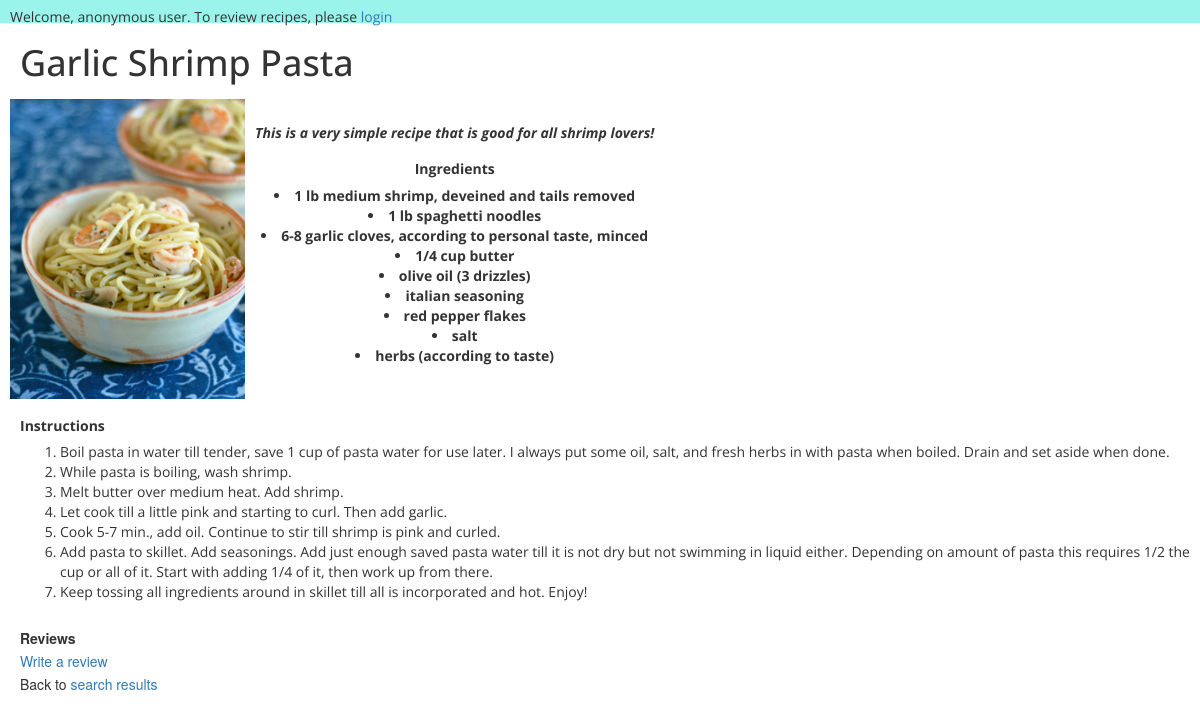
The page /main/recipes/2 on the database its author committed.
### recipes/models.py (models this page shows, shortened)
class Recipe(models.Model):
	APPETIZER = "AT"
	MAIN = "MN"
	DESSERT = "DS"
	MEAL_CHOICES = ((MAIN, "Main"), (DESSERT, "Dessert"), (APPETIZER, "Appetizer"))
	name = models.CharField(max_length=100, blank=False)
	image = models.ImageField(blank=False, default="http://ba3d96e768581514f6ec-e6b856593874a8f38a8aa2d89e1f03ce.r54.cf2.rackcdn.com/default_food_large.jpg")
	description = models.CharField(max_length=800, blank=False, default="")
	ingredients = models.CharField(max_length=800, blank=False, default="")
	time = models.IntegerField(default=0, validators=[MaxValueValidator(600), MinValueValidator(0)])
	meal = models.CharField(max_length=2, choices=MEAL_CHOICES, default=MAIN)
	def get_ingredients(self):
		return self.ingredients.split("**")

class RecipeInstruction(models.Model):
	recipe = models.ForeignKey(Recipe)
	step = models.IntegerField(default=0, validators=[MaxValueValidator(20), MinValueValidator(1)])
	instruction = models.CharField(max_length=1000, blank=False, default="")
	def get_instruction(self):
		return "{}".format(self.instruction)

### recipes/views.py (the view)
# urls.py: url(r'^recipes/(?P<id>\d+)$', details_view, name='details'),
def details_view(request, id):
    recipe = get_object_or_404(Recipe, id=id)
    return render(request, "recipes/details.html", {'recipe':recipe})

### recipes/templates/recipes/details.html (shortened to what this page needs)
{% extends "base.html" %}
{% load staticfiles %}
    {% block main %}
    <section class="details">
        <p><h1 class="recipename">{{ recipe.name }}</h1></p>
       <table id="display">
       <tr>
       <th class="image">
        {% if recipe.image.url.width > recipe.image.url.height %}
            <img src="{{ recipe.image.url }}" width=300>
        {% else %}
            <img src="{{ recipe.image.url }}" height=300>
        {% endif %}
        </th>
        <th><i><p class="description">{{ recipe.description }}</i>
        <br>
        <br>
        <div class="ingredients">
        <center><p><b>Ingredients</b></center>
        {% for ingredient in recipe.get_ingredients %}
            <center><li class="ingredient">{{ ingredient }}</li></center>
        {% endfor %}
        </th>
        </table>
        <br>
        <div class="instructions">
        <b><p>Instructions</b>
        <ol>
        {% for instruction in recipe.recipeinstruction_set.all %}
            <li>{{ instruction.get_instruction }}</li>
        {% endfor %}
        </ol>
        </div>
        <br>
        <div class="review"><b><p>Reviews</b>
        <br>
        <p><a href="{% url 'review' recipe.id %}">Write a review</a>
        <p>Back to <a href="{% url 'index' %}">search results</a></div>
    </section>
    {% endblock main %}

### recipes/static/main.css (style rules this page uses)
html, body { background-image: url("http://www.publicdomainpictures.net/pictures/60000/velka/quatrefoil-pattern-background-blue.jpg"); font-family: 'Open Sans', sans-serif; color: #555f77; -webkit-font-smoothing: antialiased; }
p { line-height: 1.3125rem; }
.image { padding-top: 0.625rem; display: table-cell; width: 3.5rem; }
.recipename { font-family: 'Open Sans', sans-serif; }
h1 { padding-left: 2rem; }
#display .image { padding-left: 1rem; }
#display .description { padding-left: 1rem; font-family: 'Open Sans', sans-serif; }
#display .ingredients { padding-left: 1rem; font-family: 'Open Sans', sans-serif; }
.instructions { padding-left: 2rem; font-family: 'Open Sans', sans-serif; }
.review { padding-left: 2rem; }

### rows shown on the page
Recipe: name "Garlic Shrimp Pasta", image (picture), description "This is a very simple recipe that is good for all shrimp lovers!"
RecipeInstruction: get_instruction "Boil pasta in water till tender, save 1 cup of pasta water for use later. I always put some oil, salt, and fresh herbs in with pasta when boiled. Drain and set aside when done."
RecipeInstruction: get_instruction "While pasta is boiling, wash shrimp."
RecipeInstruction: get_instruction "Melt butter over medium heat. Add shrimp."
RecipeInstruction: get_instruction "Let cook till a little pink and starting to curl. Then add garlic."
RecipeInstruction: get_instruction "Cook 5-7 min., add oil. Continue to stir till shrimp is pink and curled."
RecipeInstruction: get_instruction "Add pasta to skillet. Add seasonings. Add just enough saved pasta water till it is not dry but not swimming in liquid either. Depending on amount of pasta this requires 1/2 the cup or all of it. Start with adding 1/4 of it, then work up from there."
RecipeInstruction: get_instruction "Keep tossing all ingredients around in skillet till all is incorporated and hot. Enjoy!"

### other values the page prints
{{ ingredient }} "1 lb medium shrimp, deveined and tails removed" "1 lb spaghetti noodles" "6-8 garlic cloves, according to personal taste, minced" "1/4 cup butter" "olive oil (3 drizzles)" "italian seasoning" "red pepper flakes" "salt" "herbs (according to taste)"
